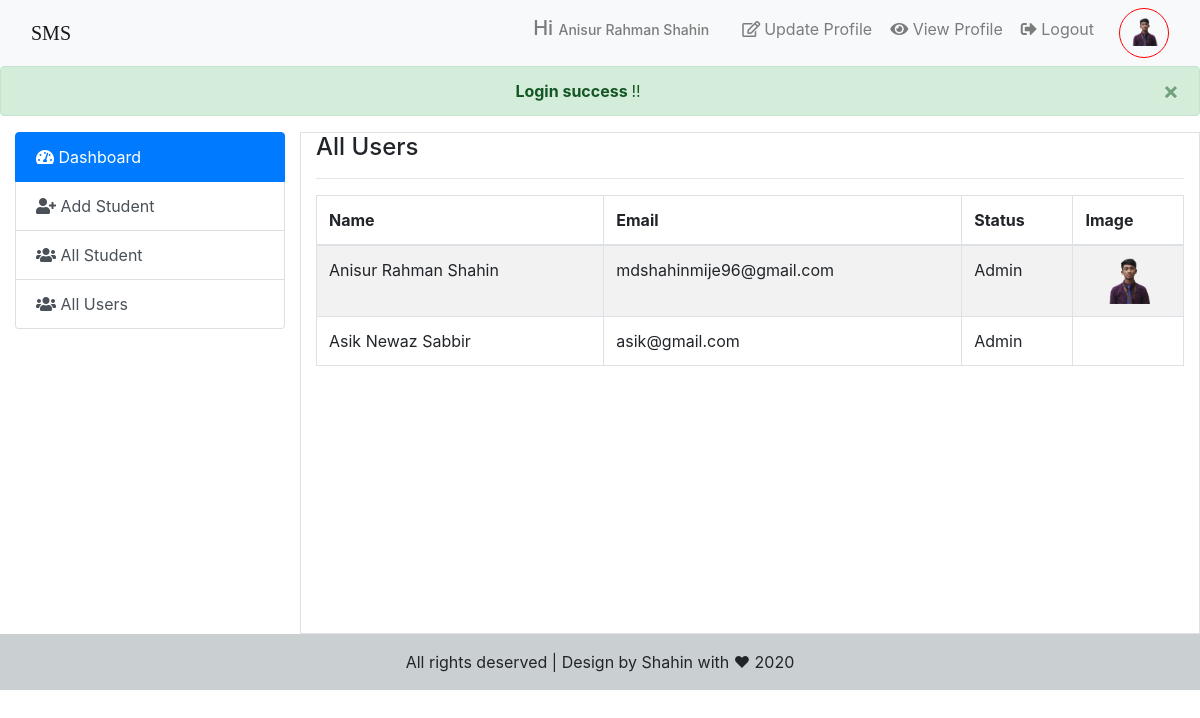
Page /admin/index.php?page=allUser (signed in) on the committed database.
### tables this page shows
CREATE TABLE `users` (
  `id` int(4) NOT NULL,
  `name` varchar(150) NOT NULL,
  `username` varchar(80) NOT NULL,
  `email` text NOT NULL,
  `password` varchar(200) NOT NULL,
  `image` varchar(150) NOT NULL,
  `date` timestamp NOT NULL DEFAULT current_timestamp(),
  `status` varchar(30) NOT NULL
);

### admin/index.php (the view, shortened to what this page needs)
<?php
$id = $_SESSION['user_id'];
$con = DB();
$sql = "SELECT * FROM `users` WHERE `id` = $id";
$result = mysqli_query($con,$sql);
$row = mysqli_fetch_assoc($result);
?>
 <!doctype html>
<html lang="en">
  <head>
    <link rel="stylesheet" href="https://maxcdn.bootstrapcdn.com/bootstrap/4.0.0/css/bootstrap.min.css">
    <link rel="stylesheet" href="resources/Fonts/css/all.min.css">
    <link rel="stylesheet" href="resources/css/datatable.css">
    <link rel="stylesheet" href="resources/css/style.css">
  </head>
  <body>
   <nav class="navbar navbar-expand-lg navbar-light bg-light">
   <div class="container-fluid">
  <a class="navbar-brand" href="../index.php" style="font-family: cursive">SMS</a>
  <div class="collapse navbar-collapse" id="navbarSupportedContent">
    <ul class="navbar-nav ml-auto">
      <li class="nav-item ">
        <a class="nav-link "><h5 class="mr-3">Hi <span style="font-size:14px"><?=ucwords($row['name'])?></span></h5></a>
      </li>
      <li class="nav-item">
        <a class="nav-link btn btn-link"  data-toggle="modal" data-target="#update"><i class="far fa-edit mr-1"></i>Update Profile</a>
      </li>
      <li class="nav-item">
        <a class="nav-link btn btn-link"  data-toggle="modal" data-target="#exampleModalCenter"><i class="fas fa-eye"></i> View Profile</a>
      </li>
      <li class="nav-item">
        <a class="nav-link btn btn-link" href="../user/logout.php"  onclick="return confirm('Are you sure ?')"><i class="fas fa-sign-out-alt"></i> Logout</a>
      </li>
           <li class="nav-item ml-3">
       <div class="user-img-box">
            <a class="nav-link btn btn-link"><img src="../user/user_Image/<?=$row['image']?>" alt="" class="user-img img-rounded"></a>
        </div>
      </li>
    </ul>
</div>
  </div>
</nav>
    <?php if(isset($_SESSION['success-login-alert'])){ ?>
          <div class="alert alert-success alert-dismissible fade show text-center" role="alert">
  <strong>Login success </strong>!!
  <button type="button" class="close" data-dismiss="alert" aria-label="Close">
    <span aria-hidden="true">&times;</span>
  </button>
</div>
     <?php }?>
   <div class="container-fluid mt-1">
       <div class="row">
           <div class="col-3">
               <div class="list-group">
                  <a href="index.php?page=dashboard" class="list-group-item list-group-item-action active">
                   <i class="fas fa-tachometer-alt"></i> Dashboard
                  </a>
                  <a href="index.php?page=addnewStudent" class="list-group-item list-group-item-action"><i class="fas fa-user-plus"></i> Add Student</a>
                  <a href="index.php?page=allStudent" class="list-group-item list-group-item-action"><i class="fas fa-users"></i> All Student</a>
                  <a href="index.php?page=allUser" class="list-group-item list-group-item-action"><i class="fas fa-users"></i> All Users</a>
                </div>
           </div>
           <div class="col-9 border">
               <div class="content">
              <?php
                   if(isset($_GET['page'])){
                       $page = $_GET['page'] .'.php';
                   }
                   else{
                       $page =  'dashboard.php';
                   }
                   if(file_exists($page)){
                        require_once $page;
                   }else{
                       header("location: ../404.php");
                   }
                   ?>
            </div>
           </div>
       </div>
   </div>
     <footer class=" py-3 text-center" style="background: rgba(189, 195, 199, 0.8);">
           <p class="m-0">All rights deserved | Design by Shahin with ♥ 2020</p>
       </footer>
  </body>
</html>

### admin/allUser.php
<?php
$con = DB();
$sql = "SELECT * FROM `users`";
$result = mysqli_query($con,$sql);
?>
<h3 style="font-size:24px;">All Users</h3>
<hr>
<div class="table-responsive">
                  <table class="table table-bordered table-hover table-striped" id="table">
                      <thead>
                          <tr>
                              <th>Name</th>
                              <th>Email</th>
                              <th>Status</th>
                              <th>Image</th>
                          </tr>
                      </thead>
                      <tbody>
                         <?php while ($row = mysqli_fetch_assoc($result)){ ?>
                          <tr>
                              <td><?=ucwords($row['name'])?></td>
                              <td><?=$row['email']?></td>
                              <td>
                              <?php
                            if($row['status'] == 'yes'){
                                echo 'Admin';
                            }
                            ?>
                              </td>
                              <td class="text-center">
                                  <img src="../user/user_Image/<?=$row['image']?>" alt="" width="50">
                              </td>
                          </tr>
                          <?php }?>
                      </tbody>
                  </table>
                  </div>

### admin/resources/css/style.css (style rules this page uses)
.user-img-box { height: 50px; width: 50px; border-radius: 50%; overflow: hidden; border: 1.5px solid red; }
.user-img-box img { width: 100%; }
.content { min-height: 500px; }

### rows in the picture
users: name "Anisur Rahman Shahin", image (picture), email "mdshahinmije96@gmail.com", status "Admin"
users: name "Asik Newaz Sabbir", email "asik@gmail.com", status "Admin"
